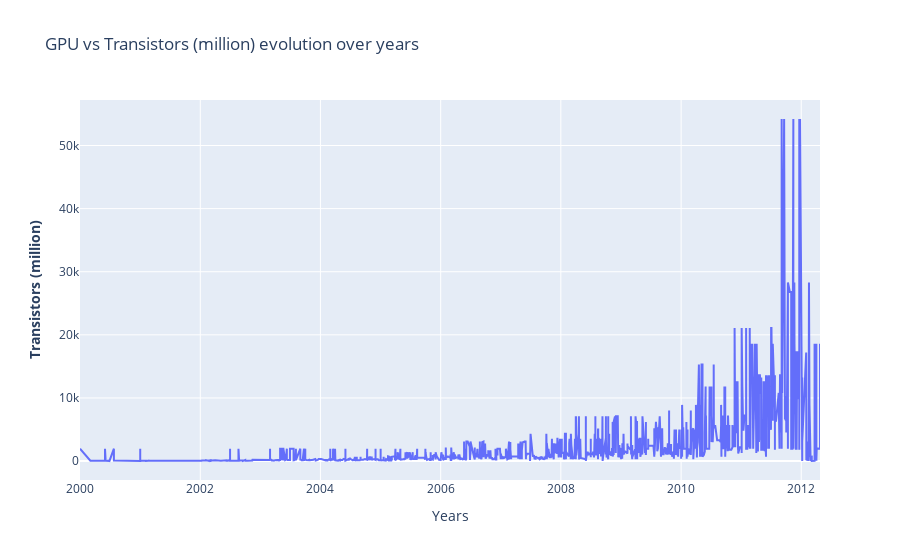
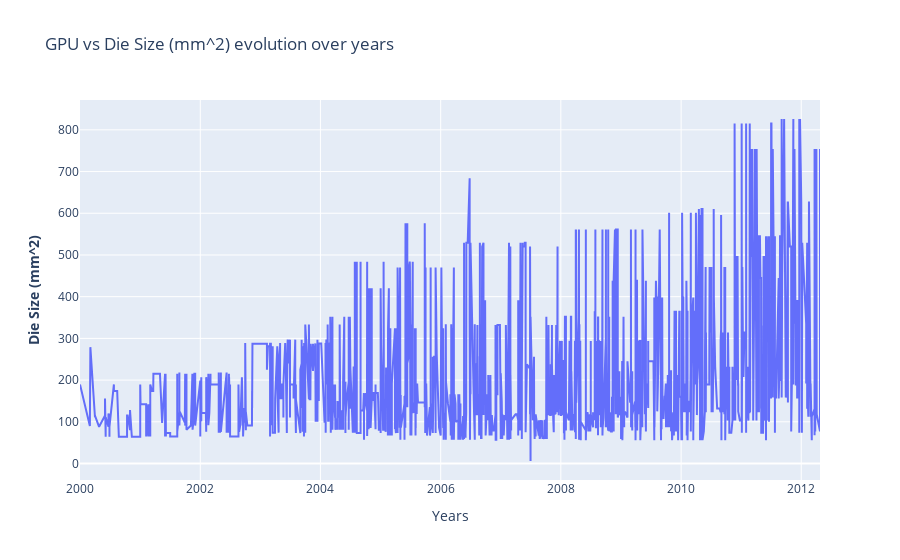

Here is the notebook cell these charts were saved with, in order:
### Markdown cell above
#### GPU

### Code cell
fig_transistors = make_subplots()
fig_die = make_subplots()

# Add traces
fig_transistors.add_trace(
    go.Scatter(x= df_an.index, y=df_gpu["Transistors (million)"] ,name= "GPU")
)
# Add figure title
fig_transistors.update_layout(
    title_text="GPU vs Transistors (million) evolution over years"
)
# Set x-axis title
fig_transistors.update_xaxes(title_text="Years")
# Set y-axes titles
fig_transistors.update_yaxes(title_text="<b>Transistors (million)", secondary_y=False)

# Add traces
fig_die.add_trace(
    go.Scatter(x= df_an.index, y=df_gpu["Die Size (mm^2)"] ,name= "GPU")
)
# Add figure title
fig_die.update_layout(
    title_text="GPU vs Die Size (mm^2) evolution over years"
)
# Set x-axis title
fig_die.update_xaxes(title_text="Years")
# Set y-axes titles
fig_die.update_yaxes(title_text="<b>Die Size (mm^2)", secondary_y=False)

fig_transistors.show()
fig_die.show()

### Figure 1 — Plotly figure (JSON) as saved in the notebook; plotly's stock layout.template omitted (floating-point values rounded to 4 significant figures; data arrays with more than 128 entries replaced by an {"elided": "..."} marker saying what was removed)
{"data": [{"name": "GPU", "type": "scatter", "x": {"elided": "4746 str values"}, "y": {"elided": "2606 float values"}}], "layout": {"title": {"text": "GPU vs Transistors (million) evolution over years"}, "xaxis": {"anchor": "y", "domain": [0, 1], "title": {"text": "Years"}}, "yaxis": {"anchor": "x", "domain": [0, 1], "title": {"text": "<b>Transistors (million)"}}}}

### Figure 2 — Plotly figure (JSON) as saved in the notebook; plotly's stock layout.template omitted (floating-point values rounded to 4 significant figures; data arrays with more than 128 entries replaced by an {"elided": "..."} marker saying what was removed)
{"data": [{"name": "GPU", "type": "scatter", "x": {"elided": "4746 str values"}, "y": {"elided": "2606 float values"}}], "layout": {"title": {"text": "GPU vs Die Size (mm^2) evolution over years"}, "xaxis": {"anchor": "y", "domain": [0, 1], "title": {"text": "Years"}}, "yaxis": {"anchor": "x", "domain": [0, 1], "title": {"text": "<b>Die Size (mm^2)"}}}}
